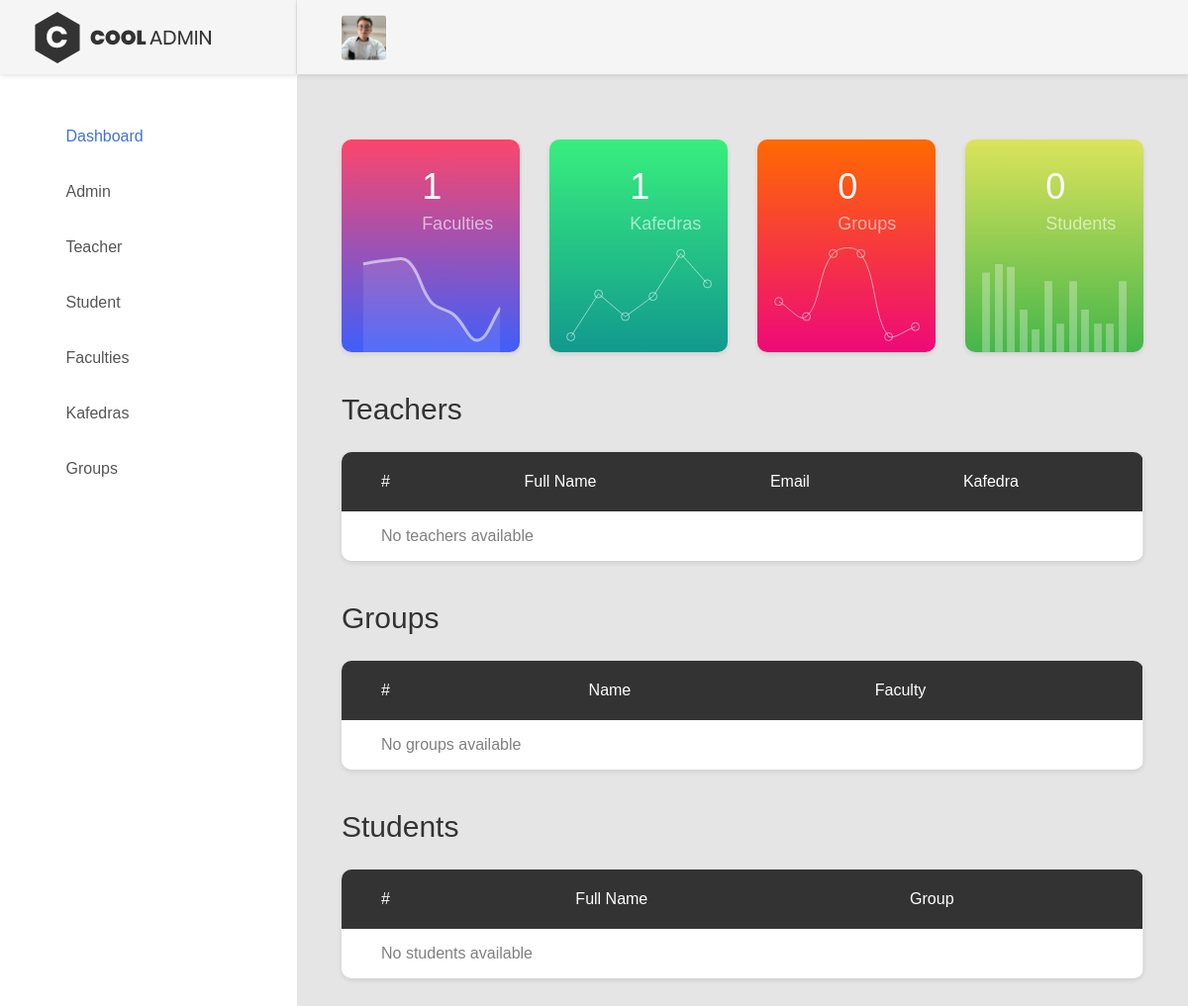
Page /dashboard/ on the earlier database version.
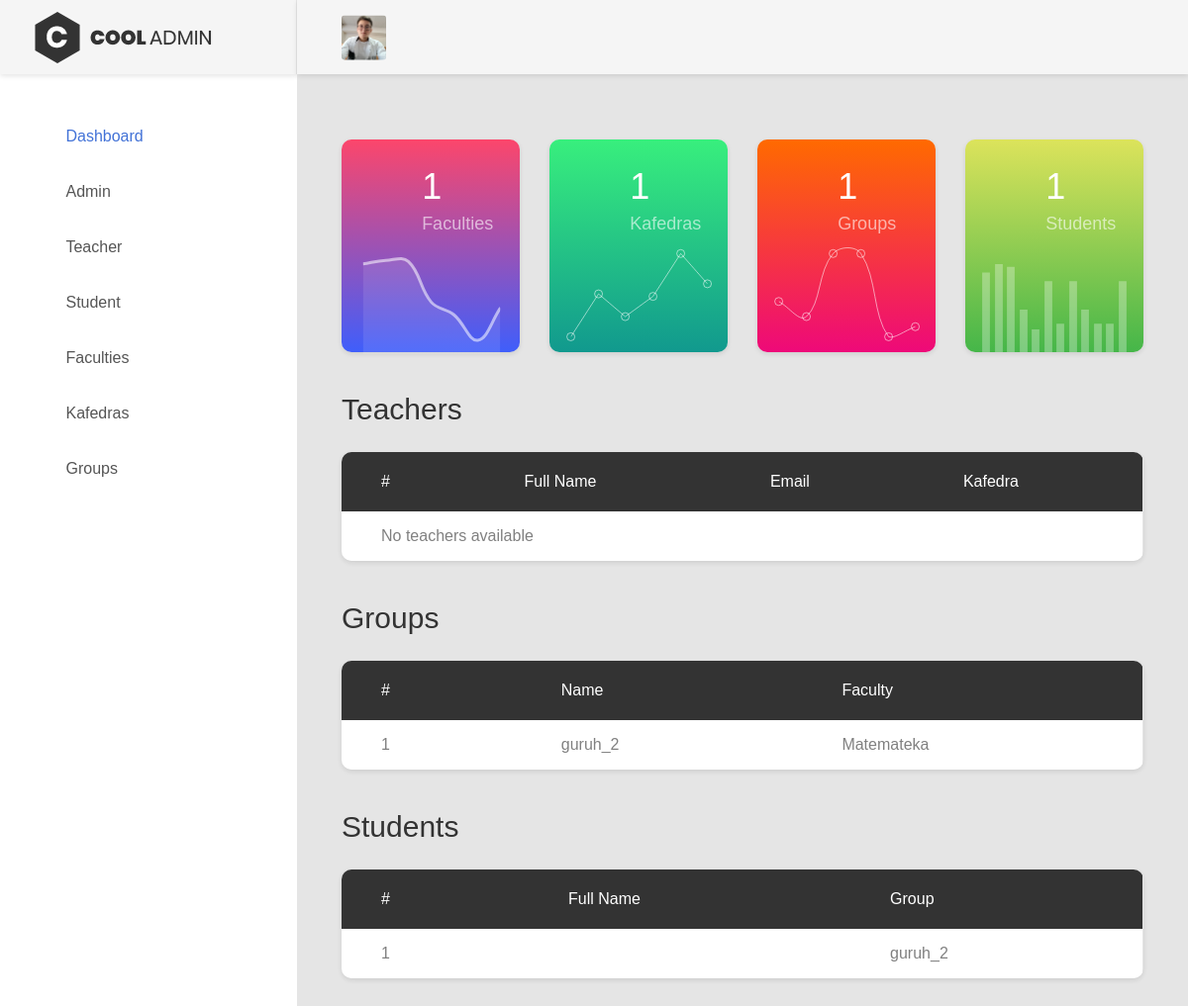
Same page on the later database version.
### unver/models.py (models this page shows, shortened)
class Groups(models.Model):
    name = models.TextField()
    faculty = models.ForeignKey(Faculty, on_delete=models.CASCADE)
    kafedra = models.ForeignKey('Kafedra', on_delete=models.CASCADE)
    class Meta:
        managed = True
        db_table = 'Groups'

class Faculty(models.Model):
    name = models.TextField(unique=True)
    class Meta:
        managed = True
        db_table = 'Faculty'

class Students(models.Model):
    user = models.OneToOneField('Users', on_delete=models.CASCADE)
    group = models.ForeignKey(Groups, on_delete=models.CASCADE)
    admission_year = models.IntegerField()
    class Meta:
        managed = True
        db_table = 'Students'

### unver/views/admin_views.py (the view)
# urls.py: path('', admin_dashboard, name='admin_dashboard'),
def admin_dashboard(request):
    faculties = Faculty.objects.all()
    kafedras = Kafedra.objects.all()
    groups = Groups.objects.all()
    students = Students.objects.all()
    teachers = Teachers.objects.all()
    counts = {
        "faculties": faculties.count(),
        "kafedras": kafedras.count(),
        "groups": groups.count(),
        "students": students.count(),
        "teachers": teachers.count(),
    }
    ctx = {
        'faculties': faculties,
        'kafedras': kafedras,
        'groups': groups,
        'students': students,
        'teachers': teachers,
        'counts': counts,
    }
    return render(request, 'dashboard/admin.html', ctx)

### templates/dashboard/admin.html (shortened to what the changed rows need)
{% extends 'admin/base.html' %}
{% load static %}
{% block content %}
<div class="page-container">
    <div class="main-content">
        <div class="section__content section__content--p30">
            <div class="container-fluid">
                <div class="row m-t-25">
                    <div class="col-sm-6 col-lg-3">
                        <div class="overview-item overview-item--c1">
                            <div class="overview__inner">
                                <div class="overview-box clearfix">
                                    <div class="text">
                                        <h2>{{ faculties.count }}</h2>
                                    </div>
                                </div>
                            </div>
                        </div>
                    </div>
                    <div class="col-sm-6 col-lg-3">
                        <div class="overview-item overview-item--c2">
                            <div class="overview__inner">
                                <div class="overview-box clearfix">
                                    <div class="text">
                                        <h2>{{ kafedras.count }}</h2>
                                    </div>
                                </div>
                            </div>
                        </div>
                    </div>
                    <div class="col-sm-6 col-lg-3">
                        <div class="overview-item overview-item--c3">
                            <div class="overview__inner">
                                <div class="overview-box clearfix">
                                    <div class="text">
                                        <h2>{{ groups.count }}</h2>
                                        <span>Groups</span>
                                    </div>
                                </div>
                            </div>
                        </div>
                    </div>
                    <div class="col-sm-6 col-lg-3">
                        <div class="overview-item overview-item--c4">
                            <div class="overview__inner">
                                <div class="overview-box clearfix">
                                    <div class="text">
                                        <h2>{{ students.count }}</h2>
                                        <span>Students</span>
                                    </div>
                                </div>
                            </div>
                        </div>
                    </div>
                </div>
                <div class="row">
                    <div class="col-lg-12">
                        <h2 class="title-1 m-b-25">Teachers</h2>
                        <div class="table-responsive table--no-card m-b-40">
                            <table class="table table-borderless table-striped table-earning">
                                <thead>
                                    <tr>
                                        <th>#</th>
                                        <th>Full Name</th>
                                        <th>Email</th>
                                        <th>Kafedra</th>
                                    </tr>
                                </thead>
                            </table>
                        </div>
                    </div>
                </div>
                <div class="row">
                    <div class="col-lg-12">
                        <h2 class="title-1 m-b-25">Groups</h2>
                        <div class="table-responsive table--no-card m-b-40">
                            <table class="table table-borderless table-striped table-earning">
                                <thead>
                                    <tr>
                                        <th>#</th>
                                        <th>Name</th>
                                        <th>Faculty</th>
                                    </tr>
                                </thead>
                                <tbody>
                                    {% for g in groups %}
                                    <tr>
                                        <td>{{ g.id }}</td>
                                        <td>{{ g.name }}</td>
                                        <td>{{ g.faculty.name }}</td>
                                    </tr>
                                    {% empty %}
                                    <tr><td colspan="3">No groups available</td></tr>
                                    {% endfor %}
                                </tbody>
                            </table>
                        </div>
                    </div>
                </div>
                <div class="row">
                    <div class="col-lg-12">
                        <h2 class="title-1 m-b-25">Students</h2>
                        <div class="table-responsive table--no-card m-b-40">
                            <table class="table table-borderless table-striped table-earning">
                                <thead>
                                    <tr>
                                        <th>#</th>
                                        <th>Full Name</th>
                                        <th>Group</th>
                                    </tr>
                                </thead>
                                <tbody>
                                    {% for s in students %}
                                    <tr>
                                        <td>{{ s.id }}</td>
                                        <td>{{ s.name }}</td>
                                        <td>{{ s.group.name }}</td>
                                    </tr>
                                    {% empty %}
                                    <tr><td colspan="3">No students available</td></tr>
                                    {% endfor %}
                                </tbody>
                            </table>
                        </div>
                    </div>
                </div>
            </div>
        </div>
    </div>
</div>
{% endblock %}

Differences in the rows shown:
added Groups: id "1", name "guruh_2", faculty.name "Matemateka"
added Students: id "1", group.name "guruh_2"
Other differences:
{{ groups.count }}: "0" → "1"
{{ students.count }}: "0" → "1"
text no longer shown: "No groups available No students available"
